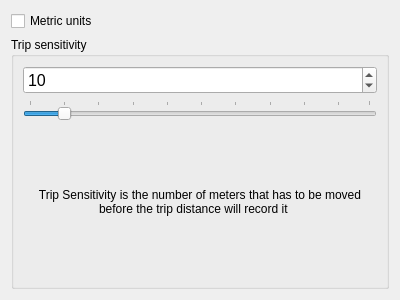
<ui version="4.0" >
 <class>settingsDlg</class>
 <widget class="QDialog" name="settingsDlg" >
  <property name="windowModality" >
   <enum>Qt::WindowModal</enum>
  </property>
  <property name="geometry" >
   <rect>
    <x>0</x>
    <y>0</y>
    <width>400</width>
    <height>300</height>
   </rect>
  </property>
  <property name="sizePolicy" >
   <sizepolicy vsizetype="Expanding" hsizetype="Expanding" >
    <horstretch>0</horstretch>
    <verstretch>0</verstretch>
   </sizepolicy>
  </property>
  <property name="contextMenuPolicy" >
   <enum>Qt::ActionsContextMenu</enum>
  </property>
  <property name="windowTitle" >
   <string>Settings</string>
  </property>
  <property name="modal" >
   <bool>true</bool>
  </property>
  <layout class="QVBoxLayout" >
   <item>
    <widget class="QCheckBox" name="metric" >
     <property name="text" >
      <string>Metric units</string>
     </property>
    </widget>
   </item>
   <item>
    <widget class="QGroupBox" name="groupBox" >
     <property name="title" >
      <string>Trip sensitivity</string>
     </property>
     <layout class="QVBoxLayout" >
      <item>
       <widget class="QSpinBox" name="sensitivity" >
        <property name="font" >
         <font>
          <pointsize>12</pointsize>
          <underline>false</underline>
         </font>
        </property>
        <property name="buttonSymbols" >
         <enum>QAbstractSpinBox::UpDownArrows</enum>
        </property>
        <property name="value" >
         <number>10</number>
        </property>
       </widget>
      </item>
      <item>
       <widget class="QSlider" name="slider_1" >
        <property name="value" >
         <number>10</number>
        </property>
        <property name="orientation" >
         <enum>Qt::Horizontal</enum>
        </property>
        <property name="tickPosition" >
         <enum>QSlider::TicksAbove</enum>
        </property>
        <property name="tickInterval" >
         <number>10</number>
        </property>
       </widget>
      </item>
      <item>
       <widget class="QLabel" name="label_3" >
        <property name="text" >
         <string>Trip Sensitivity is the number of meters that has to be moved before the trip distance will record it    </string>
        </property>
        <property name="alignment" >
         <set>Qt::AlignCenter</set>
        </property>
        <property name="wordWrap" >
         <bool>true</bool>
        </property>
        <property name="margin" >
         <number>4</number>
        </property>
       </widget>
      </item>
     </layout>
    </widget>
   </item>
  </layout>
 </widget>
 <resources/>
 <connections>
  <connection>
   <sender>slider_1</sender>
   <signal>valueChanged(int)</signal>
   <receiver>sensitivity</receiver>
   <slot>setValue(int)</slot>
   <hints>
    <hint type="sourcelabel" >
     <x>139</x>
     <y>60</y>
    </hint>
    <hint type="destinationlabel" >
     <x>141</x>
     <y>87</y>
    </hint>
   </hints>
  </connection>
  <connection>
   <sender>sensitivity</sender>
   <signal>valueChanged(int)</signal>
   <receiver>slider_1</receiver>
   <slot>setValue(int)</slot>
   <hints>
    <hint type="sourcelabel" >
     <x>263</x>
     <y>93</y>
    </hint>
    <hint type="destinationlabel" >
     <x>257</x>
     <y>54</y>
    </hint>
   </hints>
  </connection>
 </connections>
</ui>
